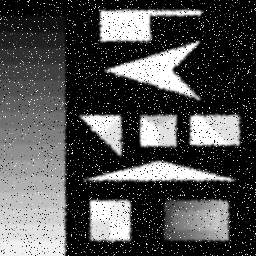
#> input picture SIFT Keypoint Descriptor/susan_input2.png, 256 x 256 px
$ python susancornerdetector2.py susan_input2.png   (Python 2 division)
#> lines starting #> are read from the running program, lines starting #| are printed output that depends on the picture
from __future__ import division
import Queue
from imaplib import _Authenticator

from sys import  argv
'''


    1)Image is convolved with circular mask of size 7*7
    2) with in each region The number of pixels of USAN  is computed as by formula sigma(epower-(Ir-I(ro))/t)power6
    R(r0) = g - n(r0) for n(r0) <=g
	0          for n(r0) >g
    g is half of n max value of a mask M
    4) Non maxima supression step is applied in the last and corners are plotted on the image


    comments:
        susan corner detector is suceptable to noise since the image is embedded with
        salt and pepper noise corner detection algorithm is greatly suffered as it falsely treats all the noise as corners.

'''

from PIL import Image
#from pylab import *
import matplotlib.pyplot as plt
import numpy as np
from  scipy.ndimage import filters
from scipy import misc
from scipy import  signal
import math
from numpy.linalg import inv
import copy as cp
from numpy.linalg import inv
from scipy import interpolate
from scipy import ndimage

import cv2


image_name1 = 'susan_input2.png'
image_name2 = 'susan_input2.png'
i1 = Image.open(image_name1).convert('L')
#> i1 is the input picture: PIL image 256x256 L; min 0, max 255, mean 79.3
i2 = Image.open(image_name2).convert('L')
plt.figure(1)
plt.imshow(i1)

I2 = np.array(i2)
I1 = np.zeros(I2.shape)
circular_filter = np.ones((7,7))

#set boudnaries to zero
circular_filter[0][0] = 0
circular_filter[0][1] = 0
circular_filter[1][0] = 0

circular_filter[0][5] = 0
circular_filter[0][6] = 0
circular_filter[1][6] = 0


circular_filter[5][0] = 0
circular_filter[6][0] = 0
circular_filter[6][1] = 0

circular_filter[6][6] = 0
circular_filter[6][6] = 0
circular_filter[5][6] = 0

#concolve the image with circular filter to get the n(r) values of each pixel

R = np.zeros(I1.shape)
maskr = 3
maxN = 0
len1 = 2*maskr+1
threshold = 27

plt.gray()
#plt.figure(0)
plt.imshow(Image.fromarray(I2))


I1[:] = I2[:]

xmin = maskr
xmax = I1.shape[0]- maskr
#> xmax = 253
ymin = maskr
ymax = I1.shape[1]- maskr
#> ymax = 253


mask = np.zeros((7,7))
#apply circular mask on the image
for i in range(xmin,xmax):
    for j in range(ymin,ymax):
        mask[:] = I1[i-maskr:i+maskr+1,j-maskr:j+maskr+1]
        #run the critrion on the mask part of the image
        #find the comparison ouput in a circle mask
        len=2*maskr+1
        cen=maskr
        cenBri=mask[cen][cen]
        for c in range(0,len):
            for d in range(0,len):
                if ((c-cen)*(c-cen)+(d-cen)*(d-cen)<=maskr*maskr):
                    mask[c][d]=math.exp(-math.pow(((mask[c][d]-cenBri)/27),6))
                else:
                    #print(mask.shape)
                    #print c,d
                    mask[c][d]=0
        mask[maskr][maskr] = 0
        n = np.sum(mask)
        R[i][j] = n
        if maxN < n:
            maxN = n
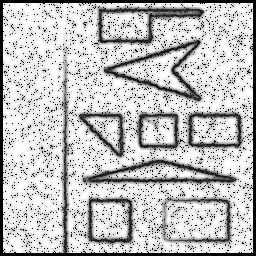
#> R: shape (256, 256) float64; min 0, max 28, mean 21; drawn with min black and max white
#> after the loop, maxN = 28

print maxN
#| 28.0


#threshold the R matrix based on the formula R[i][j] = g - R[i][j] if R[i][j]<=g  and R[i][j] = g - R[i][j] if R[i][j]>g
g = maxN/2
#> g = 14
for i in range(xmin,xmax):
    for j in range(ymin,ymax):
        if(R[i][j] >=g):
            R[i][j] = 0
        else:
            R[i][j] = g - R[i][j]
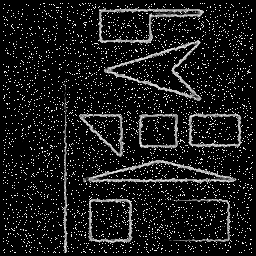
#> R: shape (256, 256) float64; min 0, max 14, mean 1.43; drawn with min black and max white


print np.sum(np.nonzero(R))
#| 2502283

R1 = ndimage.maximum_filter(R,5)
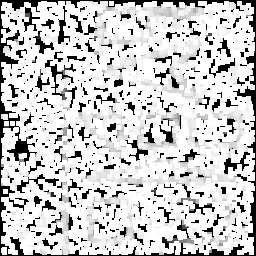
#> R1: shape (256, 256) float64; min 0, max 14, mean 11.15; drawn with min black and max white

#apply non max supression on the resultant R
window = 5
xmin = int(math.floor(window/2))
xmax = int(I1.shape[0] - math.floor(window/2))
#> xmax = 254
ymin = int(math.floor(window/2))
ymax = int(I1.shape[1] - math.floor(window/2))
#> ymax = 254
rad = int(math.floor(window/2))

listx = []
listy = []
mask1 = np.zeros((window,window))
for i in range(xmin,xmax):
    for j in range(ymin,ymax):

        if R[i][j] == 0:
            continue
        mask1[:] = R[i-rad:i+rad+1,j-rad:j+rad+1]
        val = np.max(mask1)
        index= np.argmax(mask1)
        if index==12:
            listx.append(i)
            listy.append(j)
#> after the loop, listx = 2220 values from 3 to 252; listy = 2220 values, max 252 at index 386, min 3 at index 48, mean 128.7; mask1 = [[0, 0, 0, 0, 0], [0, 0, 0, 0, 0], [0, 0, 14, 0, 0], [0, 0, 0, 0, 0], [0, 0, 0, 0, 0]]


#plot the  corners on the image

plt.figure(2)
plt.gray()
plt.imshow(i1)
plt.plot([p for p in listy],[p for p in listx],'*')
print("susan corner detector is suceptable to noise since the image is embedded with salt and pepper noise corner detection algorithm is greatly suffered as it treats all the noise as corners")

plt.show()
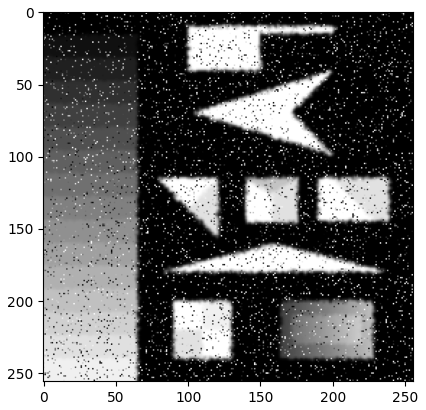
#> figure drawn by matplotlib, 1 panel
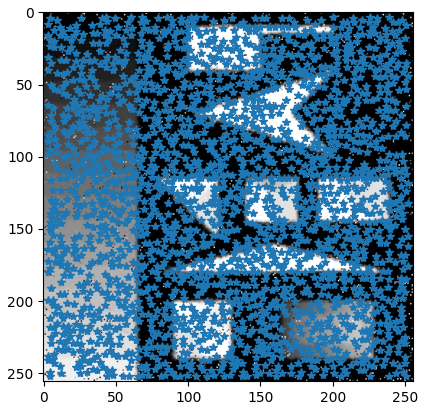
#> figure drawn by matplotlib, 1 panel
